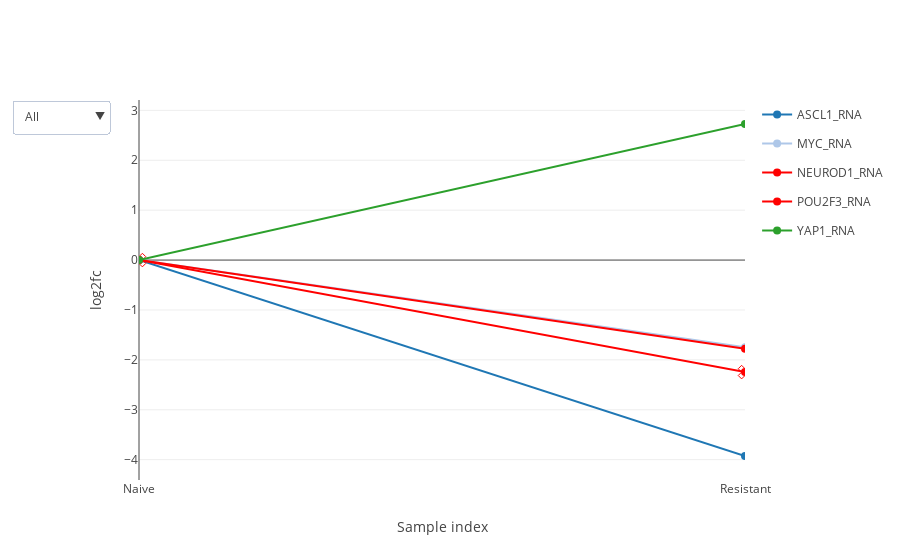

Source (notebook cell):
### Code cell
from IPython.display import display, Image
%matplotlib inline
import matplotlib.pyplot as plt

exp_data.rna_seq.plot_species(['ASCL1', 'NEUROD1', 'POU2F3', 'YAP1', 'MYC'], plot_type='plotly')

### Figure 1 — Plotly figure (JSON) as saved in the notebook; plotly's stock layout.template omitted (floating-point values rounded to 4 significant figures)
{"data": [{"hoveron": "points", "legendgroup": "group_ASCL1_RNA", "line": {"color": "rgba(0.12156862745098039,0.4666666666666667,0.7058823529411765,1.)"}, "marker": {"color": "rgba(0.12156862745098039,0.4666666666666667,0.7058823529411765,1.)", "size": 8, "symbol": "circle"}, "mode": "lines+markers", "name": "ASCL1_RNA", "showlegend": true, "type": "scatter", "visible": true, "x": [0, 1], "y": [0, -3.927]}, {"hoveron": "points", "legendgroup": "group_ASCL1_RNA", "line": {"color": "rgba(0.12156862745098039,0.4666666666666667,0.7058823529411765,1.)"}, "marker": {"color": "rgba(0.12156862745098039,0.4666666666666667,0.7058823529411765,1.)", "size": 12, "symbol": "x-open-dot"}, "mode": "markers", "name": "ASCL1_RNA", "showlegend": false, "type": "scatter", "visible": true, "x": [], "y": []}, {"hoveron": "points", "legendgroup": "group_MYC_RNA", "line": {"color": "rgba(0.6823529411764706,0.7803921568627451,0.9098039215686274,1.)"}, "marker": {"color": "rgba(0.6823529411764706,0.7803921568627451,0.9098039215686274,1.)", "size": 8, "symbol": "circle"}, "mode": "lines+markers", "name": "MYC_RNA", "showlegend": true, "type": "scatter", "visible": true, "x": [0, 1], "y": [0, -1.749]}, {"hoveron": "points", "legendgroup": "group_MYC_RNA", "line": {"color": "rgba(0.6823529411764706,0.7803921568627451,0.9098039215686274,1.)"}, "marker": {"color": "rgba(0.6823529411764706,0.7803921568627451,0.9098039215686274,1.)", "size": 12, "symbol": "x-open-dot"}, "mode": "markers", "name": "MYC_RNA", "showlegend": false, "type": "scatter", "visible": true, "x": [], "y": []}, {"hoveron": "points", "legendgroup": "group_NEUROD1_RNA", "line": {"color": "rgba(1.0,0.4980392156862745,0.054901960784313725,1.)"}, "marker": {"color": "rgba(1.0,0.4980392156862745,0.054901960784313725,1.)", "size": 8, "symbol": "circle"}, "mode": "lines+markers", "name": "NEUROD1_RNA", "showlegend": true, "type": "scatter", "visible": true, "x": [0, 1], "y": [0, -2.246]}, {"hoveron": "points", "legendgroup": "group_NEUROD1_RNA", "line": {"color": "rgba(1.0,0.4980392156862745,0.054901960784313725,1.)"}, "marker": {"color": "rgba(1.0,0.4980392156862745,0.054901960784313725,1.)", "size": 12, "symbol": "x-open-dot"}, "mode": "markers", "name": "NEUROD1_RNA", "showlegend": false, "type": "scatter", "visible": true, "x": [0, 1], "y": [0, -2.246]}, {"hoveron": "points", "legendgroup": "group_POU2F3_RNA", "line": {"color": "rgba(1.0,0.7333333333333333,0.47058823529411764,1.)"}, "marker": {"color": "rgba(1.0,0.7333333333333333,0.47058823529411764,1.)", "size": 8, "symbol": "circle"}, "mode": "lines+markers", "name": "POU2F3_RNA", "showlegend": true, "type": "scatter", "visible": true, "x": [0, 1], "y": [0, -1.778]}, {"hoveron": "points", "legendgroup": "group_POU2F3_RNA", "line": {"color": "rgba(1.0,0.7333333333333333,0.47058823529411764,1.)"}, "marker": {"color": "rgba(1.0,0.7333333333333333,0.47058823529411764,1.)", "size": 12, "symbol": "x-open-dot"}, "mode": "markers", "name": "POU2F3_RNA", "showlegend": false, "type": "scatter", "visible": true, "x": [], "y": []}, {"hoveron": "points", "legendgroup": "group_YAP1_RNA", "line": {"color": "rgba(0.17254901960784313,0.6274509803921569,0.17254901960784313,1.)"}, "marker": {"color": "rgba(0.17254901960784313,0.6274509803921569,0.17254901960784313,1.)", "size": 8, "symbol": "circle"}, "mode": "lines+markers", "name": "YAP1_RNA", "showlegend": true, "type": "scatter", "visible": true, "x": [0, 1], "y": [0, 2.727]}, {"hoveron": "points", "legendgroup": "group_YAP1_RNA", "line": {"color": "rgba(0.17254901960784313,0.6274509803921569,0.17254901960784313,1.)"}, "marker": {"color": "rgba(0.17254901960784313,0.6274509803921569,0.17254901960784313,1.)", "size": 12, "symbol": "x-open-dot"}, "mode": "markers", "name": "YAP1_RNA", "showlegend": false, "type": "scatter", "visible": true, "x": [], "y": []}], "layout": {"hovermode": "closest", "showlegend": true, "title": null, "updatemenus": [{"buttons": [{"args": ["visible", [true, true, true, true, true, true, true, true, true, true]], "label": "All", "method": "restyle"}, {"args": ["visible", [true, true, false, false, false, false, false, false, false, false]], "label": "ASCL1", "method": "restyle"}, {"args": ["visible", [false, false, true, true, false, false, false, false, false, false]], "label": "MYC", "method": "restyle"}, {"args": ["visible", [false, false, false, false, true, true, false, false, false, false]], "label": "NEUROD1", "method": "restyle"}, {"args": ["visible", [false, false, false, false, false, false, true, true, false, false]], "label": "POU2F3", "method": "restyle"}, {"args": ["visible", [false, false, false, false, false, false, false, false, true, true]], "label": "YAP1", "method": "restyle"}], "x": -0.05, "y": 1, "yanchor": "top"}], "xaxis": {"range": [0, 1], "showticklabels": true, "tickmode": "array", "ticktext": ["Naive", "Resistant"], "tickvals": [0, 1], "title": "Sample index"}, "yaxis": {"title": "log2fc"}}}
